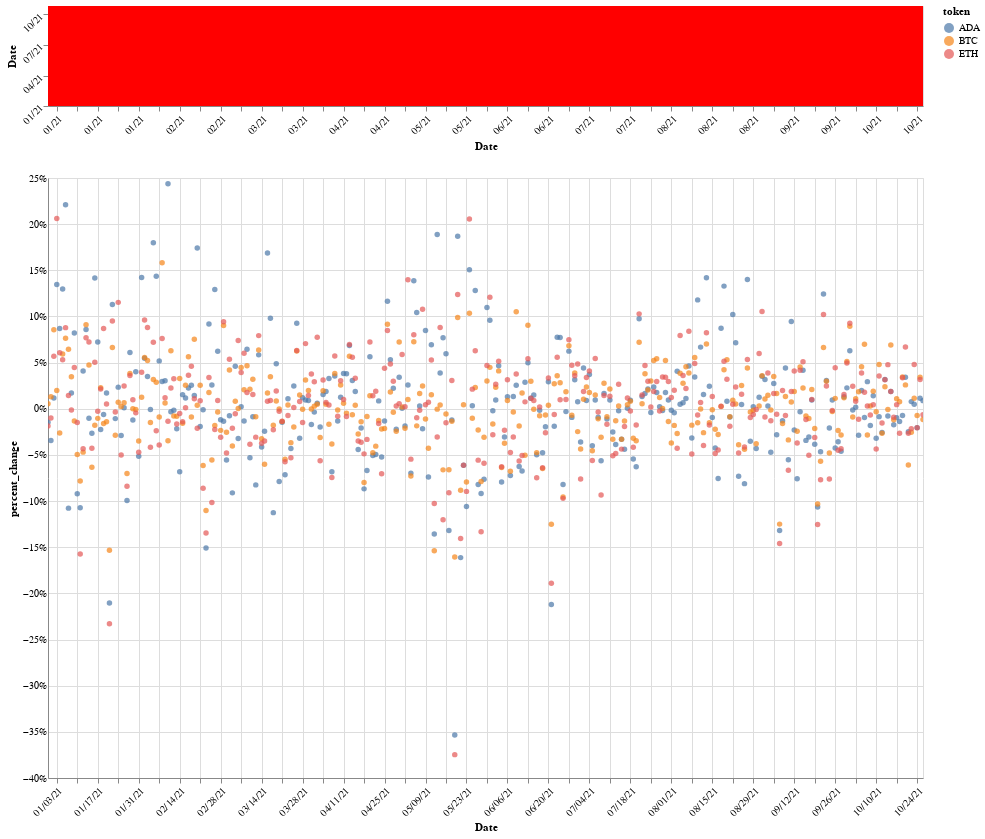

The cell this chart's notebook holds for it:
### Code cell
input_dropdown = alt.binding_select(options=list(final_union_df['token'].unique()))
token_selector1 = alt.selection_single(name='Token', fields=['token'], bind=input_dropdown)
#token_selector2 = alt.selection_single(name='x_axis', fields=['token'], bind=input_dropdown)
brush = alt.selection(type='interval')

#scales = alt.selection_interval(bind='scales')

small = alt.Chart(final_union_df).mark_bar(tooltip=True).encode(
    x=alt.X('Date:T', axis=alt.Axis(format='%m/%y', labelAngle=-45), )
    ,y=alt.Y('Date:T', axis=alt.Axis(format='%m/%y', labelAngle=-45))
    ,color=alt.condition(brush, alt.value('red'), alt.value('grey'))
    ).add_selection(brush).properties(width=875, height=100)



#bar height is max price for each token?

large = alt.Chart(final_union_df).mark_circle(tooltip=True).encode(
    x=alt.X('Date:T', axis=alt.Axis(format='%m/%d/%y', labelAngle=-45))
    ,y=alt.Y('percent_change:Q', axis=alt.Axis(format='%',  labels=True, tickSize=0))
    ,color='token'
    #alt.condition(brush, alt.value('red'), alt.value('grey'))
    ).add_selection(
         token_selector1
         ).transform_filter(
             token_selector1).transform_filter(brush).properties(
                     width=875, height=600).interactive()
    


both = alt.vconcat(small, large)
both.configure_legend(
        strokeColor='gray',
    fillColor='#EEEEEE',
    padding=10,
    cornerRadius=10,
    orient='top-right'
)
both

### Figure 1 — Vega-Lite specification as saved in the notebook (floating-point values rounded to 4 significant figures; data arrays with more than 128 entries replaced by an {"elided": "..."} marker saying what was removed)
{"config": {"view": {"continuousWidth": 400, "continuousHeight": 300}}, "vconcat": [{"mark": {"type": "bar", "tooltip": true}, "encoding": {"color": {"condition": {"value": "red", "selection": "selector002"}, "value": "grey"}, "x": {"type": "temporal", "axis": {"format": "%m/%y", "labelAngle": -45}, "field": "Date"}, "y": {"type": "temporal", "axis": {"format": "%m/%y", "labelAngle": -45}, "field": "Date"}}, "height": 100, "selection": {"selector002": {"type": "interval"}}, "width": 875}, {"mark": {"type": "circle", "tooltip": true}, "encoding": {"color": {"type": "nominal", "field": "token"}, "x": {"type": "temporal", "axis": {"format": "%m/%d/%y", "labelAngle": -45}, "field": "Date"}, "y": {"type": "quantitative", "axis": {"format": "%", "labels": true, "tickSize": 0}, "field": "percent_change"}}, "height": 600, "selection": {"Token": {"type": "single", "fields": ["token"], "bind": {"input": "select", "options": ["ADA", "BTC", "ETH"]}}, "selector003": {"type": "interval", "bind": "scales", "encodings": ["x", "y"]}}, "transform": [{"filter": {"selection": "Token"}}, {"filter": {"selection": "selector002"}}], "width": 875}], "data": {"name": "data-5fe0380758c613d9e657c80abe62734d"}, "$schema": "https://vega.github.io/schema/vega-lite/v4.8.1.json", "datasets": {"data-5fe0380758c613d9e657c80abe62734d": {"elided": "900 records"}}}
